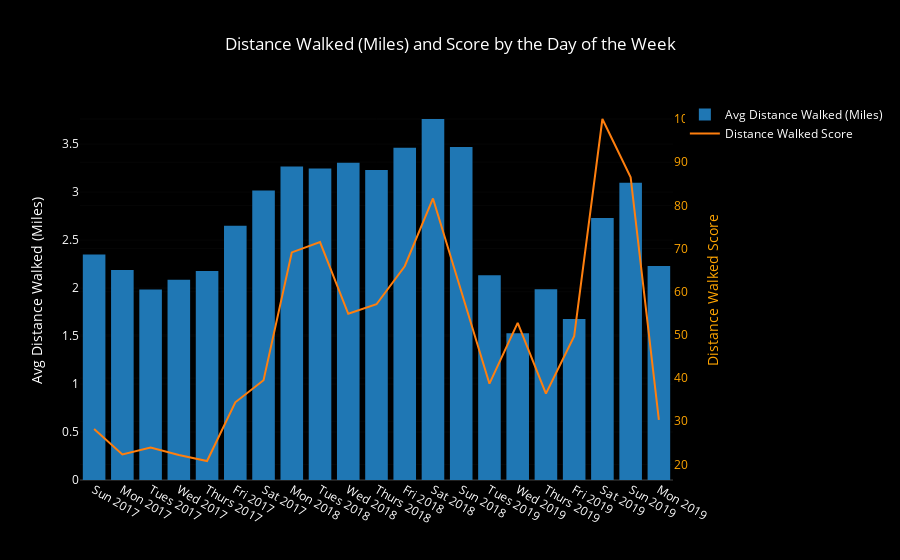

The cell this chart's notebook holds for it:
### Code cell
bars = go.Bar(x=dow_df.weekday_year, y=dow_df.mean_dist,
              name='Avg Distance Walked (Miles)', yaxis='y1')

score_line = go.Scatter(x=dow_df.weekday_year, y=dow_df.dist_score,
                        name='Distance Walked Score', yaxis='y2')

layout = go.Layout({'plot_bgcolor': 'black', 'paper_bgcolor': 'black',
                    'font': {'color': 'white'},
                    'title': 'Distance Walked (Miles) and Score by the Day of the Week ',
                    'yaxis': {'title': 'Avg Distance Walked (Miles)'},
                    'yaxis2': {'title': 'Distance Walked Score',
                               'titlefont': {'color': 'orange'},
                               'tickfont': {'color': 'orange'},
                               'overlaying': 'y',
                               'side': 'right'},
                   'xaxis': {'type': '-'}})

data = [bars, score_line]
fig = go.Figure(data=data, layout=layout)
iplot(fig)

### Figure 1 — Plotly figure (JSON) as saved in the notebook; plotly's stock layout.template omitted (floating-point values rounded to 4 significant figures)
{"data": [{"name": "Avg Distance Walked (Miles)", "type": "bar", "uid": "089ce7d7-9204-49c9-a0ef-bd95d5871463", "x": ["Sun 2017", "Mon 2017", "Tues 2017", "Wed 2017", "Thurs 2017", "Fri 2017", "Sat 2017", "Mon 2018", "Tues 2018", "Wed 2018", "Thurs 2018", "Fri 2018", "Sat 2018", "Sun 2018", "Tues 2019", "Wed 2019", "Thurs 2019", "Fri 2019", "Sat 2019", "Sun 2019", "Mon 2019"], "y": [2.35, 2.188, 1.986, 2.086, 2.179, 2.65, 3.016, 3.266, 3.245, 3.305, 3.229, 3.461, 3.761, 3.47, 2.134, 1.529, 1.989, 1.679, 2.73, 3.097, 2.231], "yaxis": "y"}, {"name": "Distance Walked Score", "type": "scatter", "uid": "5b15a029-2888-4bb9-aad4-0fac07db270a", "x": ["Sun 2017", "Mon 2017", "Tues 2017", "Wed 2017", "Thurs 2017", "Fri 2017", "Sat 2017", "Mon 2018", "Tues 2018", "Wed 2018", "Thurs 2018", "Fri 2018", "Sat 2018", "Sun 2018", "Tues 2019", "Wed 2019", "Thurs 2019", "Fri 2019", "Sat 2019", "Sun 2019", "Mon 2019"], "y": [28.2, 22.3, 23.9, 22.2, 20.8, 34.4, 39.5, 69.1, 71.5, 54.9, 57.1, 65.9, 81.6, 59.9, 38.7, 52.8, 36.4, 49.7, 100, 86.5, 30.3], "yaxis": "y2"}], "layout": {"font": {"color": "white"}, "paper_bgcolor": "black", "plot_bgcolor": "black", "title": {"text": "Distance Walked (Miles) and Score by the Day of the Week "}, "xaxis": {"type": "-"}, "yaxis": {"title": {"text": "Avg Distance Walked (Miles)"}}, "yaxis2": {"overlaying": "y", "side": "right", "tickfont": {"color": "orange"}, "title": {"font": {"color": "orange"}, "text": "Distance Walked Score"}}}}
